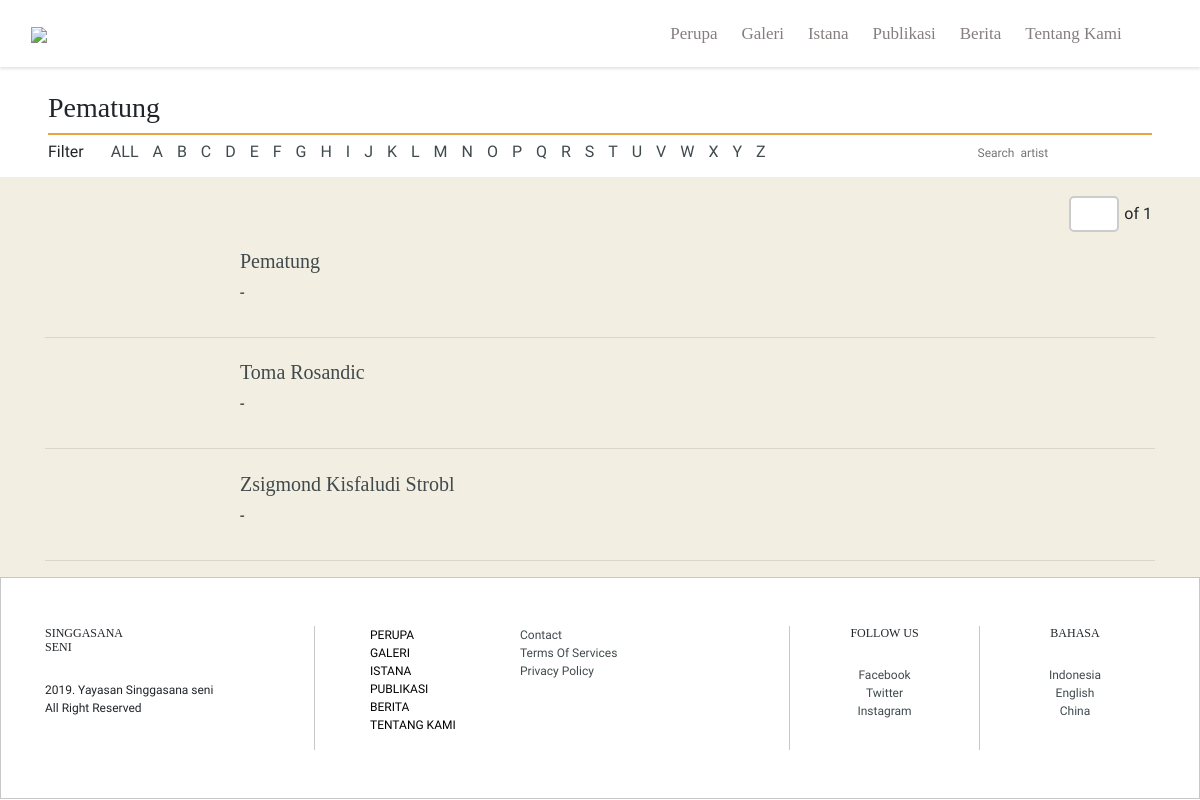
/koleksi/patung/, run on the app's committed database.
### singgasanaseni/models.py (models this page shows, shortened)
class perupa(models.Model):
    PERUPA_CHOICES = (
        ('Pelukis', 'Pelukis'),
        ('Pematung', 'Pematung'),
        ('Pengrajin', 'Pengrajin'),
    )
    Nama = models.CharField(max_length=50)
    Panggilan = models.CharField(max_length=50, null=True, blank= True)
    Alamat = models.TextField(null=True, blank=True)
    Tempat_Lahir = models.CharField(max_length=50, blank=True)
    Tanggal_Lahir = models.CharField(max_length=50, blank=True)
    Tempat_Wafat = models.CharField(max_length=50, blank=True)
    Tanggal_Wafat = models.CharField(max_length=50, blank=True)
    Kategori = models.CharField(max_length=10, choices=PERUPA_CHOICES, default=True)
    Keterangan = models.TextField(null=True, blank=True, default="No detailed Information available")
    Description = models.TextField(null=True, blank=True, default="No detailed Information available")
    Sumber = models.CharField(max_length=50, blank=True )
    Link = models.TextField(blank=True, default="#")
    Gambar = models.FileField(upload_to='perupa/', blank=True, null=True)
    Upload_date = models.DateTimeField(auto_now_add=True)
    object  = PerupaManager()
    class Meta:
        verbose_name_plural = 'Perupa'

### singgasanaseni/views.py (the view)
# urls.py: path('koleksi/patung/', singgasanaseniviews.Pematunglist, name='Pematung-list'),
def Pematunglist(request):
    Perupa = perupa.object.filter(Kategori='Pematung').order_by('Panggilan')
    Perupa_Q = perupa.object.all()
    query = request.GET.get("q")
    if query:
        Perupa = Perupa_Q.filter(Nama__icontains=query)
    Page_request_var = "page"
    paginator = Paginator(Perupa, 16)
    page = request.GET.get(Page_request_var)
    try:
        Perupa = paginator.page(page)
    except PageNotAnInteger:
        Perupa = paginator.page(1)
    except EmptyPage:
        Perupa = paginator.page(paginator.num_pages)
    context = {
        "perupa": Perupa,
        "page_request_var": Page_request_var
    }
    return render(request, 'perupa/indexpatung.html', context)

### singgasanaseni/models.py (called while the page is built)
    def get_queryset(self):
        return PerupaQuerySet(self.model, using=self._db)

### singgasanaseni/templates/perupa/indexpatung.html (shortened to what this page needs)
{% extends 'base.html' %}
{% load static %}
{% load svg %}
    {% block content %}
    <article>
      <div class="container-fluid">
          <div class="row">
            <div class="col-md-12 sectionkoleksi">
              <span class="divkoleksi divkarya">
                <h3>Pematung</h3>
              </span>
              <div class="sectionfilter">
                <div class="filterkarya">
                  <label class="filtermenu" style="padding: 0;">Filter</label>
                  <div class="filtermenu">
                    <a href="{% url 'Pematung-list' %}" class="current">ALL</a>
                    <a href="{% url 'A-patung' %}">A</a>
                    <a href="{% url 'B-patung' %}">B</a>
                    <a href="{% url 'C-patung' %}">C</a>
                    <a href="{% url 'D-patung' %}">D</a>
                    <a href="{% url 'E-patung' %}">E</a>
                    <a href="{% url 'F-patung' %}">F</a>
                    <a href="{% url 'G-patung' %}" >G</a>
                    <a href="{% url 'H-patung' %}" >H</a>
                    <a href="{% url 'I-patung' %}" >I</a>
                    <a href="{% url 'J-patung' %}" >J</a>
                    <a href="{% url 'K-patung' %}" >K</a>
                    <a href="{% url 'L-patung' %}" >L</a>
                    <a href="{% url 'M-patung' %}" >M</a>
                    <a href="{% url 'N-patung' %}" >N</a>
                    <a href="{% url 'O-patung' %}" >O</a>
                    <a href="{% url 'P-patung' %}" >P</a>
                    <a href="{% url 'Q-patung' %}" >Q</a>
                    <a href="{% url 'R-patung' %}" >R</a>
                    <a href="{% url 'S-patung' %}" >S</a>
                    <a href="{% url 'T-patung' %}" >T</a>
                    <a href="{% url 'U-patung' %}" >U</a>
                    <a href="{% url 'V-patung' %}" >V</a>
                    <a href="{% url 'W-patung' %}" >W</a>
                    <a href="{% url 'X-patung' %}" >X</a>
                    <a href="{% url 'Y-patung' %}" >Y</a>
                    <a href="{% url 'Z-patung' %}" >Z</a>
                  </div>
                </div>
                <div class="formsearchkarya">
                  <form>
                    <form method="GET" action="">
                        <input type="text" name="q" placeholder="Search  artist">
                        <i class="fa fa-search" aria-hidden="true"></i>
                    </form>
                  </form>
                </div>
              </div>
            </div>
          </div>
          <div class="row bgkarya">
             <div class="col-md-12 sectionkoleksi">
              <span class="divkoleksi" style="border: none;">
                <span class="pagingkarya">
                    <ul class="pagination">
                    <form method="GET" >
                        <input type="number" name="page" id="formpage">
                    </form>  <p style="margin-top: auto; margin-bottom: auto;">of {{ perupa.paginator.num_pages }}</p>
                     </ul>
                </span>
              </span>
            </div>
           <div class="container">
            {% for Perupa in perupa.object_list %}
            <div class="{{ Perupa.Panggilan | slice:"1" | lower }}">
                <div class="row col-md-12">
                    <div class="col-md-2">
                    </div>
                    <div class="col-md-7">
                        <h3>
                            <a href="/perupa/{{ Perupa.id }}">{{ Perupa.Panggilan }}</a>
                        </h3>
                        <p>{{ Perupa.Tanggal_Lahir |date:"d M Y" }} - {{ Perupa.Tanggal_Wafat |date:"d M Y" }}</p>
                    </div>
                </div>
              <hr>
            </div>
               {% endfor %}
          </div>
      </div>
    </article>
    {% endblock %}

### static/css/style.css (style rules this page uses)
.pagination { display: flex; }
#formpage { width: 50px; padding: 4px 5px; margin: -5px 5px; box-sizing: border-box; border: 2px solid #ccc; border-radius: 5px; -webkit-transition: 0.5s; transition: 0.5s; outline: none; font-family: sans-serif; }

### data on the page
perupa: Panggilan "Pematung"
perupa: Panggilan "Toma Rosandic"
perupa: Panggilan "Zsigmond Kisfaludi Strobl"

### other printed values
{{ perupa.paginator.num_pages }} "1"
